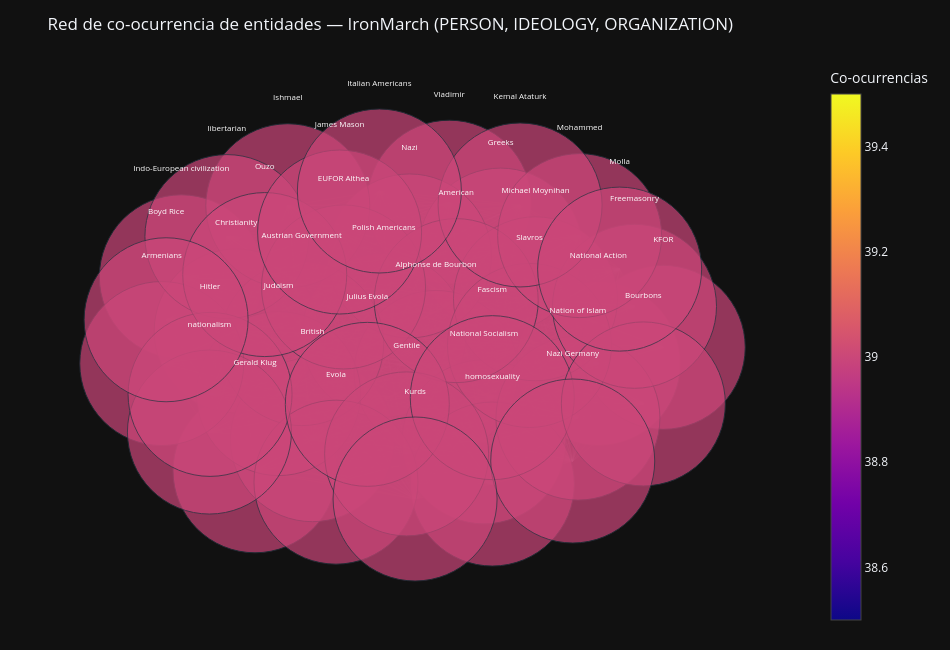

Notebook code cell kept with this figure:
### Code cell
# Red de co-ocurrencia de entidades — ¿qué entidades aparecen juntas en el mismo post?
# Revela asociaciones ideológicas y narrativas recurrentes en el foro
import plotly.graph_objects as go
import networkx as nx
from itertools import combinations

if len(ner_all) > 0 and 'userid' in ner_all.columns:
    # Reconstruir co-ocurrencias por post (agrupamos por userid como proxy si no hay post_id)
    # Filtramos a PERSON e IDEOLOGY que son las más reveladoras en un foro extremista
    ner_focus = ner_all[ner_all['type'].isin(['PERSON', 'IDEOLOGY', 'ORGANIZATION'])].copy()
    
    # Agrupar entidades por (muestra, userid) como unidad de co-ocurrencia
    grouped = ner_focus.groupby(['sample', 'userid'])['entity'].apply(list).reset_index()
    
    cooc = Counter()
    for _, row in grouped.iterrows():
        ents = list(set(row['entity']))  # deduplicar dentro del mismo "documento"
        for a, b in combinations(sorted(ents), 2):
            cooc[(a, b)] += 1
    
    # Filtrar pares poco frecuentes
    min_cooc = 2
    cooc_filtered = {k: v for k, v in cooc.items() if v >= min_cooc}
    
    if cooc_filtered:
        G_ner = nx.Graph()
        for (a, b), w in cooc_filtered.items():
            G_ner.add_edge(a, b, weight=w)
        
        # Top 40 nodos por degree
        top_nodes = sorted(G_ner.degree(), key=lambda x: x[1], reverse=True)[:40]
        top_set = {n for n, _ in top_nodes}
        G_viz = G_ner.subgraph(top_set).copy()
        
        pos = nx.spring_layout(G_viz, k=1.5, iterations=50, seed=42)
        
        edge_x, edge_y, edge_w = [], [], []
        for u, v, d in G_viz.edges(data=True):
            x0, y0 = pos[u]; x1, y1 = pos[v]
            edge_x += [x0, x1, None]; edge_y += [y0, y1, None]
            edge_w.append(d.get('weight', 1))
        
        edge_trace = go.Scatter(
            x=edge_x, y=edge_y, mode='lines',
            line=dict(width=0.8, color='rgba(150,150,150,0.3)'),
            hoverinfo='none',
        )
        
        node_deg = [G_viz.degree(n) for n in G_viz.nodes()]
        node_trace = go.Scatter(
            x=[pos[n][0] for n in G_viz.nodes()],
            y=[pos[n][1] for n in G_viz.nodes()],
            mode='markers+text',
            marker=dict(
                size=[d * 4 + 8 for d in node_deg],
                color=node_deg,
                colorscale='Plasma',
                showscale=True,
                colorbar=dict(title='Co-ocurrencias'),
            ),
            text=list(G_viz.nodes()),
            textposition='top center',
            textfont=dict(size=8, color='white'),
            hoverinfo='text',
        )
        
        fig = go.Figure(
            data=[edge_trace, node_trace],
            layout=go.Layout(
                title='Red de co-ocurrencia de entidades — IronMarch (PERSON, IDEOLOGY, ORGANIZATION)',
                template='plotly_dark',
                showlegend=False,
                width=950, height=650,
                xaxis=dict(showgrid=False, zeroline=False, showticklabels=False),
                yaxis=dict(showgrid=False, zeroline=False, showticklabels=False),
                margin=dict(l=20, r=20, t=60, b=20),
            )
        )
        fig.show()
        print(f"Red NER: {G_viz.number_of_nodes()} entidades, {G_viz.number_of_edges()} pares co-ocurrentes")
    else:
        print("Sin co-ocurrencias suficientes (min_cooc={min_cooc}). Ejecutar NER primero.")
else:
    print("Sin datos NER disponibles.")

### Figure 1 — Plotly figure (JSON) as saved in the notebook; plotly's stock layout.template omitted (floating-point values rounded to 4 significant figures; data arrays with more than 128 entries replaced by an {"elided": "..."} marker saying what was removed)
{"data": [{"hoverinfo": "none", "line": {"color": "rgba(150,150,150,0.3)", "width": 0.8}, "mode": "lines", "type": "scatter", "x": {"elided": "2340 float values"}, "y": {"elided": "2340 float values"}}, {"hoverinfo": "text", "marker": {"color": [39, 39, 39, 39, 39, 39, 39, 39, 39, 39, 39, 39, 39, 39, 39, 39, 39, 39, 39, 39, 39, 39, 39, 39, 39, 39, 39, 39, 39, 39, 39, 39, 39, 39, 39, 39, 39, 39, 39, 39], "colorbar": {"title": {"text": "Co-ocurrencias"}}, "colorscale": [[0.0, "#0d0887"], [0.1111, "#46039f"], [0.2222, "#7201a8"], [0.3333, "#9c179e"], [0.4444, "#bd3786"], [0.5556, "#d8576b"], [0.6667, "#ed7953"], [0.7778, "#fb9f3a"], [0.8889, "#fdca26"], [1.0, "#f0f921"]], "showscale": true, "size": [164, 164, 164, 164, 164, 164, 164, 164, 164, 164, 164, 164, 164, 164, 164, 164, 164, 164, 164, 164, 164, 164, 164, 164, 164, 164, 164, 164, 164, 164, 164, 164, 164, 164, 164, 164, 164, 164, 164, 164]}, "mode": "markers+text", "text": ["Vladimir", "National Action", "Gerald Klug", "Indo-European civilization", "Greeks", "Christianity", "KFOR", "British", "Polish Americans", "Alphonse de Bourbon", "National Socialism", "Judaism", "Nazi", "Austrian Government", "homosexuality", "Nation of Islam", "Ishmael", "Michael Moynihan", "Evola", "Slavros", "Armenians", "libertarian", "EUFOR Althea", "American", "Gentile", "Freemasonry", "Mohammed", "Kemal Ataturk", "nationalism", "Hitler", "Julius Evola", "Fascism", "Ouzo", "James Mason", "Italian Americans", "Bourbons", "Boyd Rice", "Molla", "Nazi Germany", "Kurds"], "textfont": {"color": "white", "size": 8}, "textposition": "top center", "type": "scatter", "x": [0.1661, 0.7447, -0.5876, -0.8734, 0.3653, -0.6607, 0.9964, -0.3648, -0.08785, 0.115, 0.3006, -0.4962, 0.0117, -0.4064, 0.3334, 0.6654, -0.4604, 0.5007, -0.2735, 0.4773, -0.9494, -0.6966, -0.2442, 0.1931, 0.000668, 0.8849, 0.672, 0.4409, -0.7644, -0.762, -0.1519, 0.333, -0.5498, -0.2594, -0.105, 0.9192, -0.9326, 0.8271, 0.6451, 0.03351], "y": [0.9044, -0.131, -0.8191, 0.4256, 0.5971, 0.07826, -0.0269, -0.6195, 0.05076, -0.188, -0.6333, -0.3237, 0.5596, -0.002963, -0.904, -0.481, 0.8816, 0.2846, -0.892, -0.01493, -0.1307, 0.6837, 0.3604, 0.2728, -0.7105, 0.2363, 0.69, 0.8866, -0.5704, -0.3288, -0.3927, -0.3499, 0.4399, 0.7129, 0.9762, -0.3899, 0.1501, 0.475, -0.7562, -1.0]}], "layout": {"height": 650, "margin": {"b": 20, "l": 20, "r": 20, "t": 60}, "showlegend": false, "title": {"text": "Red de co-ocurrencia de entidades — IronMarch (PERSON, IDEOLOGY, ORGANIZATION)"}, "width": 950, "xaxis": {"showgrid": false, "showticklabels": false, "zeroline": false}, "yaxis": {"showgrid": false, "showticklabels": false, "zeroline": false}}}
